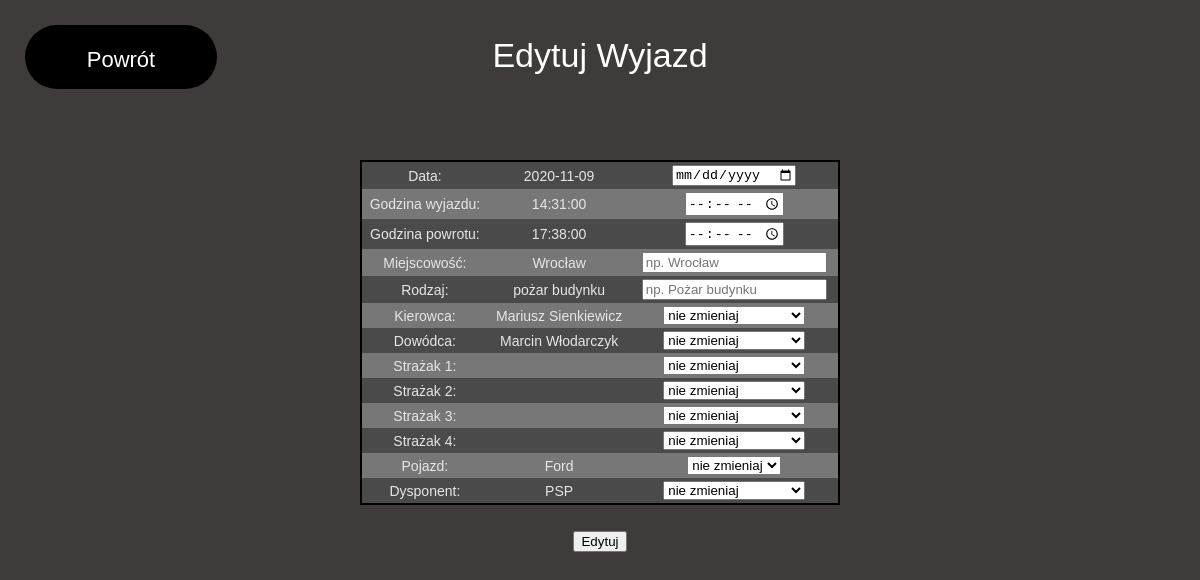
/OSP_WebApp/wyj_edit.php?ident=1, run on the app's committed database.
### tables this page shows
CREATE TABLE `wyjazdy` (
  `id` int(11) NOT NULL,
  `data` date NOT NULL,
  `godz_wyjazdu` time NOT NULL,
  `godz_powrotu` time NOT NULL,
  `miejsce` text NOT NULL,
  `rodzaj` text NOT NULL,
  `strazak1` text NOT NULL,
  `strazak2` text NOT NULL,
  `strazak3` text NOT NULL,
  `strazak4` text NOT NULL,
  `strazak5` text NOT NULL,
  `strazak6` text NOT NULL,
  `auto` text NOT NULL,
  `dysponent` text NOT NULL
);

### OSP_WebApp/wyj_edit.php (the view, shortened to what this page needs)
<html>
<head>
</head>
<body>
    <a href="wyj_show.php">
        <div id="back">
            <p id="jeden">Powrót</p>
        </div>
    </a>
    <p id="dwa">Edytuj Wyjazd</p>
    <div id="dane">
        <?php
            $ind=$_GET["ident"];
            $polaczenie=mysqli_connect("localhost","root","","straz")
            or die ("Nie mozna polaczyc z baza");
            $zapytanie="SELECT * FROM wyjazdy WHERE id='$ind'";
            $wynik=mysqli_query($polaczenie,$zapytanie);
            echo "<form method='POST' action=''>";
            echo "<table>";
            while($res=mysqli_fetch_array($wynik))
            {
                echo "<tr>";
                echo "<td>Data: </td><td>".$res['data']."</td><td> <input type='date' name='data'></td>";
                echo "</tr>";
                echo "<tr>";
                echo "<td>Godzina wyjazdu: </td><td>".$res['godz_wyjazdu']."</td><td> <input type='time' name='gwyj'></td>";
                echo "</tr>";
                echo "<tr>";
                echo "<td>Godzina powrotu: </td><td>".$res['godz_powrotu']."</td><td> <input type='time' name='gpow'></td>";
                echo "</tr>";
                echo "<tr>";
                echo "<td>Miejscowość: </td><td>".$res['miejsce']."</td><td> <input type='text' name='miej' placeholder='np. Wrocław'></td>";
                echo "</tr>";
                echo "<tr>";
                echo "<td>Rodzaj: </td><td>".$res['rodzaj']."</td><td> <input type='text' name='rdz' placeholder='np. Pożar budynku'></td>";
                echo "</tr>";
                echo "<tr>";
                echo "<td>Kierowca: </td><td>".$res['strazak1']."</td><td> <select name='str1'>";
                echo "<option value=''>nie zmieniaj</option>";
                echo "</select></td>";
                echo "</tr>";
                echo "<tr>";
                echo "<td>Dowódca: </td><td>".$res['strazak2']."</td><td> <select name='str2'>";
                echo "<option value=''>nie zmieniaj</option>";
                echo "</select></td>";
                echo "</tr>";
                echo "<tr>";
                echo "<td>Strażak 1: </td><td>".$res['strazak3']."</td><td> <select name='str3'>";
                echo "<option value=''>nie zmieniaj</option>";
                echo "</select></td>";
                echo "</tr>";
                echo "<tr>";
                echo "<td>Strażak 2: </td><td>".$res['strazak4']."</td><td> <select name='str4'>";
                echo "<option value=''>nie zmieniaj</option>";
                echo "</select></td>";
                echo "</tr>";
                echo "<tr>";
                echo "<td>Strażak 3: </td><td>".$res['strazak5']."</td><td> <select name='str5'>";
                echo "<option value=''>nie zmieniaj</option>";
                echo "</select></td>";
                echo "</tr>";
                echo "<tr>";
                echo "<td>Strażak 4: </td><td>".$res['strazak6']."</td><td> <select name='str6'>";
                echo "<option value=''>nie zmieniaj</option>";
                echo "</select></td>";
                echo "</tr>";
                echo "<tr>";
                echo "<td>Pojazd: </td><td>".$res['auto']."</td><td> <select name='auto'><option value=''>nie zmieniaj</option><option value='Star M69'>Star M69</option><option value='Ford'>Ford Transit</option></select></td>";
                echo "</tr>";
                echo "<tr>";
                echo "<td>Dysponent: </td><td>".$res['dysponent']."</td><td><select name='dysponent'><option value=''>nie zmieniaj</option><option value='PSP'>PSP</option><option value='GMINA'>Wójt Gminy Kłodzko</option></select></td>";
                echo "</tr>";
            }
            echo "</table></br>";
            echo "<input type='submit' value='Edytuj'>";
            echo "</form>";
            ?>
    </div>
</body>
</html>

### OSP_WebApp/wyj_edit.php (style rules this page uses)
body { background-color: #403b3b; }
#back { color: white; background-color: black; height: 8%; width: 16%; top: 25px; left: 25px; text-align: center; position: absolute; border-radius: 50px; }
#jeden { text-align: center; font-family: "Comic Sans MS", cursive, sans-serif; font-size: 22px; }
#dwa { text-align: center; font-size: 34px; font-family: "Comic Sans MS", cursive, sans-serif; color: white; margin-top: 3%; }
#dane { width:40%; height:50%; text-align:center; position: absolute; top:20%; left:30%; color:white; font-size:22px; }
table { font-family: "Comic Sans MS", cursive, sans-serif; border: 2px solid #000000; background-color: #4A4A4A; width: 100%; height: 200px; text-align: center; border-collapse: collapse; }
td { border: 0px solid #4A4A4A; padding: 3px 2px; }
tr:nth-child(even) { background: #777778; }
tbody td { font-size: 14px; color: #E6E6E6; }

### data on the page
wyjazdy: data "2020-11-09", godz_wyjazdu "14:31:00", godz_powrotu "17:38:00", miejsce "Wrocław", rodzaj "pożar budynku", strazak1 "Mariusz Sienkiewicz", strazak2 "Marcin Włodarczyk", auto "Ford", dysponent "PSP"
